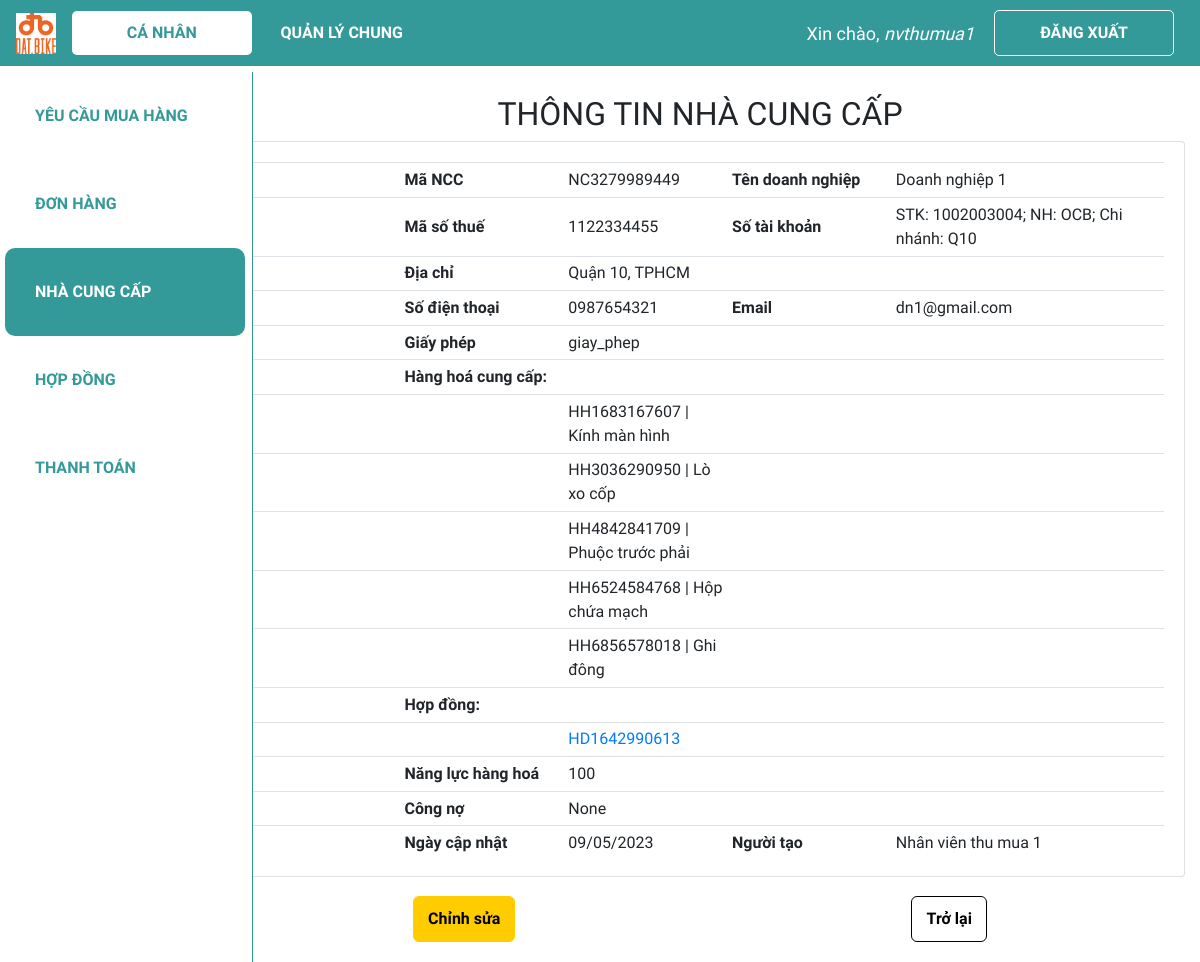
The page /ca_nhan/xem_ncc/NC3279989449 (signed in) on the database its author committed.
### web_core/models.py (models this page shows, shortened)
class NCC(models.Model):
    ma_NCC = ShortUUIDField(
        verbose_name='Mã nhà cung cấp',
        length=10,
        max_length=12,
        prefix="NC",
        alphabet="0123456789",
        primary_key=True
    )
    ma_nhan_vien_tao = models.ForeignKey(NHANVIEN, on_delete = models.SET_NULL, verbose_name = 'Mã nhân viên tạo', blank = True, null=True)
    ma_so_thue = models.CharField('Mã số thuế', max_length = 20,blank=True, null=True)
    ma_hang_hoa = models.ManyToManyField(HANGHOA, verbose_name = 'Mã hàng hoá', blank = True)
    ten_doanh_nghiep = models.CharField('Tên doanh nghiệp', max_length = 100,blank=True, null=True)
    dia_chi = models.CharField('Địa chỉ', max_length = 300,blank=True, null=True)
    nguoi_lien_he = models.CharField('Người liên hệ', max_length = 100, blank=True, null=True)
    sdt = models.CharField('Số điện thoại', max_length = 20,blank=True, null=True)
    email = models.EmailField('Email', max_length = 100, blank=True, null=True)
    stk = models.CharField('Thông tin chuyển khoản', max_length = 100, blank=True, null=True)
    giay_phep = models.CharField('Giấy phép', max_length = 100, blank=True, null=True)
    nang_luc_hang_hoa = models.CharField('Năng lực hàng hoá', max_length = 100, blank=True, null=True)
    ngay_cap_nhat = models.DateTimeField('Ngày cập nhật', default=datetime.now)
    cong_no = models.CharField('Công nợ', max_length = 500, blank=True, null=True)
    file_bao_gia =  models.CharField('File báo giá', max_length=500, blank=True, null=True)

class HANGHOA(models.Model):
    ma_HH = ShortUUIDField(
        verbose_name='Mã hàng hoá',
        length=10,
        max_length=12,
        prefix="HH",
        alphabet="0123456789",
        primary_key=True
    )
    ten_hang_hoa = models.CharField('Tên hàng hoá', max_length = 100,blank=True, null=True)
    so_luong_ton = models.IntegerField('Số lượng tồn', validators = [MinValueValidator(0)], default = 0)
    def __str__(self):
        line = str(self.ma_HH) + ' | ' + self.ten_hang_hoa
        return line

class HOPDONG(models.Model):
    danh_muc_trang_thai = (
        ('Chờ phê duyệt', 'Chờ phê duyệt'),
        ('Đã duyệt', 'Đã duyệt'),
        ('Đang có hiệu lực', 'Đang có hiệu lực'),
        ('Đã hết hạn', 'Đã hết hạn'),
    )
    ma_HD = ShortUUIDField(
        verbose_name='Mã hợp đồng',
        length=10,
        max_length=12,
        prefix="HD",
        alphabet="0123456789",
        primary_key=True
    )
    ma_hang_hoa = models.ManyToManyField(HANGHOA, verbose_name = 'Mã hàng hoá', blank = True)
    ma_nhan_vien_tao = models.ForeignKey(NHANVIEN, on_delete = models.SET_NULL, verbose_name = 'Mã nhân viên tạo', related_name = 'nv_tao_HD', blank = True, null=True)
    ma_quan_ly_duyet = models.ForeignKey(NHANVIEN, on_delete = models.SET_NULL, verbose_name = 'Mã quản lý duyệt', related_name = 'quan_ly_HD', blank = True, null=True)
    ma_ncc = models.ForeignKey(NCC, on_delete = models.SET_NULL, verbose_name = 'Nhà cung cấp',blank=True, null=True)
    ngay_tao = models.DateTimeField('Ngày tạo', default = datetime.now)
    ngay_cap_nhat = models.DateTimeField('Ngày cập nhật', default = datetime.now)
    ngay_hieu_luc = models.DateField('Ngày hiệu lực', editable=True, blank=True, null=True)
    ngay_het_han = models.DateField('Ngày hết hạn', editable=True, blank=True, null=True)
    file_hop_dong = models.CharField('File hợp đồng', max_length=500,blank=True, null=True)
    phu_luc_hop_dong = models.CharField('Phụ lục hợp đồng', max_length=20000, blank=True, null=True)
    trang_thai = models.CharField('Trạng thái hợp đồng', max_length=100, choices=danh_muc_trang_thai, default='Chờ phê duyệt',blank=True, null=True)

class NHANVIEN(models.Model):
    danh_muc_phong_ban = (
        ('Thu mua', 'Thu mua'),
        ('Kho', 'Kho'),
        ('Kế toán', 'Kế toán'),
        ('R&D', 'R&D'),
        ('Production', 'Production'),
        ('Khác', 'Khác')
    )
    danh_muc_chuc_vu = (
        ('Quản lí', 'Quản lí'),
        ('Nhân viên', 'Nhân viên'),
    )
    user = models.OneToOneField(User, null=True, blank=True, on_delete=models.CASCADE)
    ma_NV = ShortUUIDField(
        verbose_name='Mã nhân viên',
        length=10,
        max_length=12,
        prefix="NV",
        alphabet="0123456789",
        primary_key=True
    )
    ho_ten = models.CharField('Họ tên', max_length = 100,blank=True, null=True)
    phong_ban = models.CharField('Phòng ban', max_length = 50, choices=danh_muc_phong_ban,blank=True, null=True)
    chuc_vu = models.CharField('Chức vụ', max_length = 50, choices=danh_muc_chuc_vu,blank=True, null=True)

### web_core/decorators.py (the view)
        def wrapper_func(request, *args, **kwargs):
            group = None
            if request.user.groups.exists():
                group = request.user.groups.all()
            if len(group) > 2 and any(role.name in allowed_roles for role in group):
                return view_func(request, *args, **kwargs)
            elif group[0].name in allowed_roles:
                return view_func(request, *args, **kwargs)
            else:
                return HttpResponse('Not authorized')

### web_core/templatetags/index.py (called while the page is built)
@register.filter
def first_group_name(user):
    groups = user.groups.all()
    if groups:
        return groups[0].name
    return ''

### web_core/views.py (called while the page is built)
@allowed_users(['thumua'])
@login_required(login_url='login')
def view_ncc_canhan(request, ma_NCC):
    if ma_NCC is None:
        return redirect('/dsncc')
    ncc = NCC.objects.get(ma_NCC=ma_NCC)
    hopdong = HOPDONG.objects.filter(ma_ncc=ma_NCC)
    context = {'ncc':ncc, 'hopdong':hopdong}
    return render(request,'web_core/view_ncc_canhan.html', context)

### web_core/templates/web_core/view_ncc_canhan.html (shortened to what this page needs)
{% extends 'web_core/main.html' %}
{% block content %}
<h2 class="table-title" style>THÔNG TIN NHÀ CUNG CẤP</h2>
<div class="card card-body">
    <table class="table table-sm ncc">
        <tr>
            <th class="small-content"></th>
            <th class="small-content">Mã NCC</th>
            <td class="small-content">{{ncc.ma_NCC}}</td>
            <th class="small-content">Tên doanh nghiệp</th>
            <td class="small-content">{{ncc.ten_doanh_nghiep}}</td>
        </tr>
        <tr>
            <th class="small-content"></th>
            <th class="small-content">Mã số thuế</th>
            <td class="small-content">{{ncc.ma_so_thue}}</td>
            <th class="small-content">Số tài khoản</th>
            <td class="small-content">{{ncc.stk}}</td>
        </tr>
        <tr>
            <th class="small-content"></th>
            <th class="small-content">Địa chỉ</th>
            <td class="small-content">{{ncc.dia_chi}}</td>
            <th class="small-content"></th>
            <td class="small-content"></td>
        </tr>
        <tr>
            <th class="small-content"></th>
            <th class="small-content">Số điện thoại</th>
            <td class="small-content">{{ncc.sdt}}</td>
            <th class="small-content">Email</th>
            <td class="small-content">{{ncc.email}}</td>
        </tr>
        <tr>
            <th class="small-content"></th>
            <th class="small-content">Giấy phép</th>
            <td class="small-content">{{ncc.giay_phep}}</td>
            <th class="small-content"></th>
            <td class="mid-content"></td>
        </tr>
        <tr>
            <th class="small-content"></th>
            <th class="small-content">Hàng hoá cung cấp:</th>
            <td class="small-content"></td>
            <td class="small-content"></td>
            <td class="small-content"></td>
        </tr>
        {% for hh in ncc.ma_hang_hoa.all %}
            <tr>
                <th class="small-content"></th>
                <th class="small-content"></th>
                <td class="small-content">{{hh}}</td>
                <th class="small-content"></th>
                <td class="small-content"></td>
            </tr>
        {% endfor %}
        <tr>
            <th class="small-content"></th>
            <th class="small-content">Hợp đồng:</th>
            <th class="small-content"></th>
            <td class="small-content"></td>
            <td class="small-content"></td>
        </tr>
        {% for hd in hopdong %}
            <tr>
                <th class="small-content"></th>
                <th class="small-content"></th>
                <td class="small-content"><a href="{% url 'quanli_xem_hd' hd.ma_HD%}">{{hd.ma_HD}}</a></td>
                <th class="small-content"></th>
                <td class="small-content"></td>
            </tr>
        {% endfor %}
        <tr>
            <th class="small-content"></th>
            <th class="small-content">Năng lực hàng hoá</th>
            <td class="small-content">{{ncc.nang_luc_hang_hoa}}</td>
            <td class="small-content"></td>
            <td class="small-content"></td>
        </tr>
        <tr>
            <th class="small-content"></th>
            <th class="small-content">Công nợ</th>
            <td class="small-content">{{ncc.cong_no}}</td>
            <th class="small-content"></th>
            <td class="small-content"></td>
        </tr>
        <tr>
            <th class="small-content"></th>
            <th class="small-content">Ngày cập nhật</th>
            <td class="small-content">{{ncc.ngay_cap_nhat|date:"d/m/Y"}}</td>
            <th class="small-content">Người tạo</th>
            <td class="small-content">{{ncc.ma_nhan_vien_tao.ho_ten}}</td>
        </tr>
    </table>
</div>
<div class="form-btn">
    <a class="btn edit-btn" href="{% url 'canhan_sua_ncc' ncc.ma_NCC %}">Chỉnh sửa</a>
    <a class='btn back-btn' href="{% url 'canhan_dsncc' %}">Trở lại</a>
</div>
{% endblock %}

### web_core/templates/web_core/navbar.html (shortened to what this page needs)
{% load static %}
<nav class="navbar navbar-expand-lg my-navbar fixed-top">
    <a href="{% url 'home' %}">
        <img class="navbar-brand" alt="logo-brand" src="{% static 'images/logo.png' %}" height="50"
            style="padding-bottom: 4px" />
    </a>
    <div class="collapse navbar-collapse" id="navbarNav">
        {% with request.resolver_match.url_name as url_name %}
        <div class="navbar-nav">
            {% load index %}
            {% if request.user|first_group_name != 'quanly' and request.user|first_group_name != 'ketoan' %}
                <a class="nav-item nav-link my-nav-item {% if 'canhan' in url_name %}my-nav-active{% endif %} nav-canhan"
                href="{% url 'canhan_dspr' %}">Cá nhân</a>
            {% endif %}
            <a class="nav-item nav-link my-nav-item {% if 'quanli' in url_name %}my-nav-active{% endif %} nav-quanly"
                href="{% url 'quanli_dspr' %}">Quản lý chung</a>
        </div>
        {% endwith %}
    </div>
    {% with request.resolver_match.url_name as url_name %}
    {% if request.user.is_authenticated %}
    <span class="hello-msg">Xin chào, <span> {{request.user}} </span></span>
    <a class="nav-item nav-link my-nav-item my-btn" href="{% url 'logout' %}">Đăng xuất</a>
    {% else %}
    <a class="nav-item nav-link my-nav-item my-btn {% if url_name == 'login' %}my-nav-active{% endif %}"
        href="{% url 'login' %}">Đăng nhập</a>
    {% endif %}
    {% endwith %}
</nav>

### web_core/static/css/main.css (style rules this page uses)
* { font-family: 'Baloo 2', cursive; }
html, body { margin: 0; padding: 0; height: 100%; overflow-x: hidden; }

### web_core/templates/web_core/navbar.html (style rules this page uses)
.my-navbar.fixed-top { position: fixed; color: #fff; background-color: #399; z-index: 10; }
.my-nav-item { color: #fff; font-weight: bold; padding: 9.6px 16px !important; text-transform: uppercase; border-radius: 5px; width: 180px; text-align: center; }
.my-nav-active, .my-nav-active:hover { color: #399; background-color: #fff; }
.my-btn { border: 1px solid #fff; margin-right: 10px; }
.hello-msg { font-size: 18px; color: #fff; margin-right: 20px; }
.hello-msg>span { font-style: italic; }

### web_core/templates/web_core/view_ncc_canhan.html (style rules this page uses)
.card-body { padding-bottom: 0px; }
.table-title { text-align: center; }
.table th, .table td { vertical-align: middle; text-align: left; }
.small-content { width: 150px; }
.mid-content { width: 250px; }
.btn.edit-btn { font-weight: bold; background-color: rgb(255, 204, 0); border-color: rgb(255, 204, 0); border-radius: 6px; border-width: 1px; color: black; padding: 10px 14px; margin: auto; right: 0; }
.btn.back-btn { font-weight: bold; background-color: white; border-color: black; border-radius: 6px; border-width: 1px; color: black; padding: 10px 14px; margin: auto; right: 0; }
.form-btn { padding-top: 2%; padding-bottom: 2%; display: flex; justify-content: center; }

### rows shown on the page
NCC: ma_NCC "NC3279989449", ten_doanh_nghiep "Doanh nghiệp 1", ma_so_thue "1122334455", stk "STK: 1002003004; NH: OCB; Chi nhánh: Q10", dia_chi "Quận 10, TPHCM", sdt "0987654321", email "dn1@gmail.com", giay_phep "giay_phep", nang_luc_hang_hoa "100", cong_no "None", ngay_cap_nhat "09/05/2023", ma_nhan_vien_tao.ho_ten "Nhân viên thu mua 1"
HANGHOA: ma_HH+ten_hang_hoa "HH1683167607 | Kính màn hình"
HANGHOA: ma_HH+ten_hang_hoa "HH3036290950 | Lò xo cốp"
HANGHOA: ma_HH+ten_hang_hoa "HH4842841709 | Phuộc trước phải"
HANGHOA: ma_HH+ten_hang_hoa "HH6524584768 | Hộp chứa mạch"
HANGHOA: ma_HH+ten_hang_hoa "HH6856578018 | Ghi đông"
HOPDONG: ma_HD "HD1642990613"

### other values the page prints
{{ request.user }} "nvthumua1"
